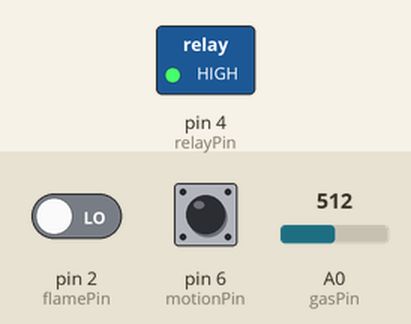
Simulated run of this program. Board: Arduino Uno, built with avr-gcc and run on an emulated ATmega328P. Shown: switched loads named in the program (green lamp = pin HIGH). Inputs (shaded band) come from the test bench; at power-on: A0 (gasPin) = 512, pin 2 (flamePin) LOW, pin 6 (motionPin) HIGH. What the program prints to the serial monitor is not drawn.

Above: at 1.2 s.
1.3 s: A0 (gasPin) set to 211
4.3 s: A0 (gasPin) set to 181
Timing chart, 0 to 7.3 s (numbered marks = the images above; inputs shaded):
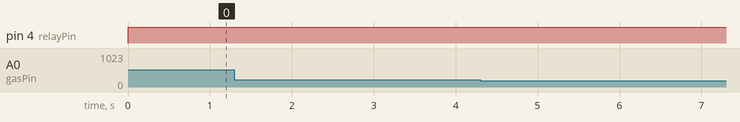

Measured:
- after the input at 1.3 s, every drawn part: stays the same
- after the input at 4.3 s, every drawn part: stays the same

The program:

main.cpp
```cpp
#include <IRremote.h>

const uint8_t flamePin = 2;
const uint8_t gasPin = A0;
const uint8_t motionPin = 6;
const uint8_t relayPin = 4;
const uint8_t irPin = 3;

bool hazardDetected = false;

void setup() {
  Serial.begin(9600);
  pinMode(flamePin, INPUT);
  pinMode(motionPin, INPUT);
  pinMode(relayPin, OUTPUT);
  digitalWrite(relayPin, LOW);

  IrReceiver.begin(irPin, ENABLE_LED_FEEDBACK);
}

void loop() {
  int gasValue = analogRead(gasPin);
  bool flameDetected = digitalRead(flamePin) == HIGH;
  bool motionDetected = digitalRead(motionPin) == LOW;

  hazardDetected = flameDetected || motionDetected || gasValue >= 200;

  if (hazardDetected) {
    digitalWrite(relayPin, HIGH);
    Serial.println("Hazard detected! Alarm activated.");
  }

  if (IrReceiver.decode()) {
    uint32_t value = IrReceiver.decodedIRData.decodedRawData; // LSB-first in 3.x

    Serial.print("IR code: ");
    Serial.println(value, HEX);
    if (value == 0xE9167B80){
      digitalWrite(relayPin, HIGH);
      Serial.println("Manual Alarm triggered.");
    } else if (value == 0xE8177B80) {
      if (!hazardDetected){
        digitalWrite(relayPin, LOW);
        Serial.println("System Reset.");
      } else {
        Serial.println("Cannot reset during hazard.");
      }
    }
    IrReceiver.resume();
  }

  Serial.print("Flame detected: ");
  Serial.println(flameDetected);

  Serial.print("Motion detected: ");
  Serial.println(motionDetected);

  Serial.print("Gas Value: ");
  Serial.println(gasValue);

}
```
